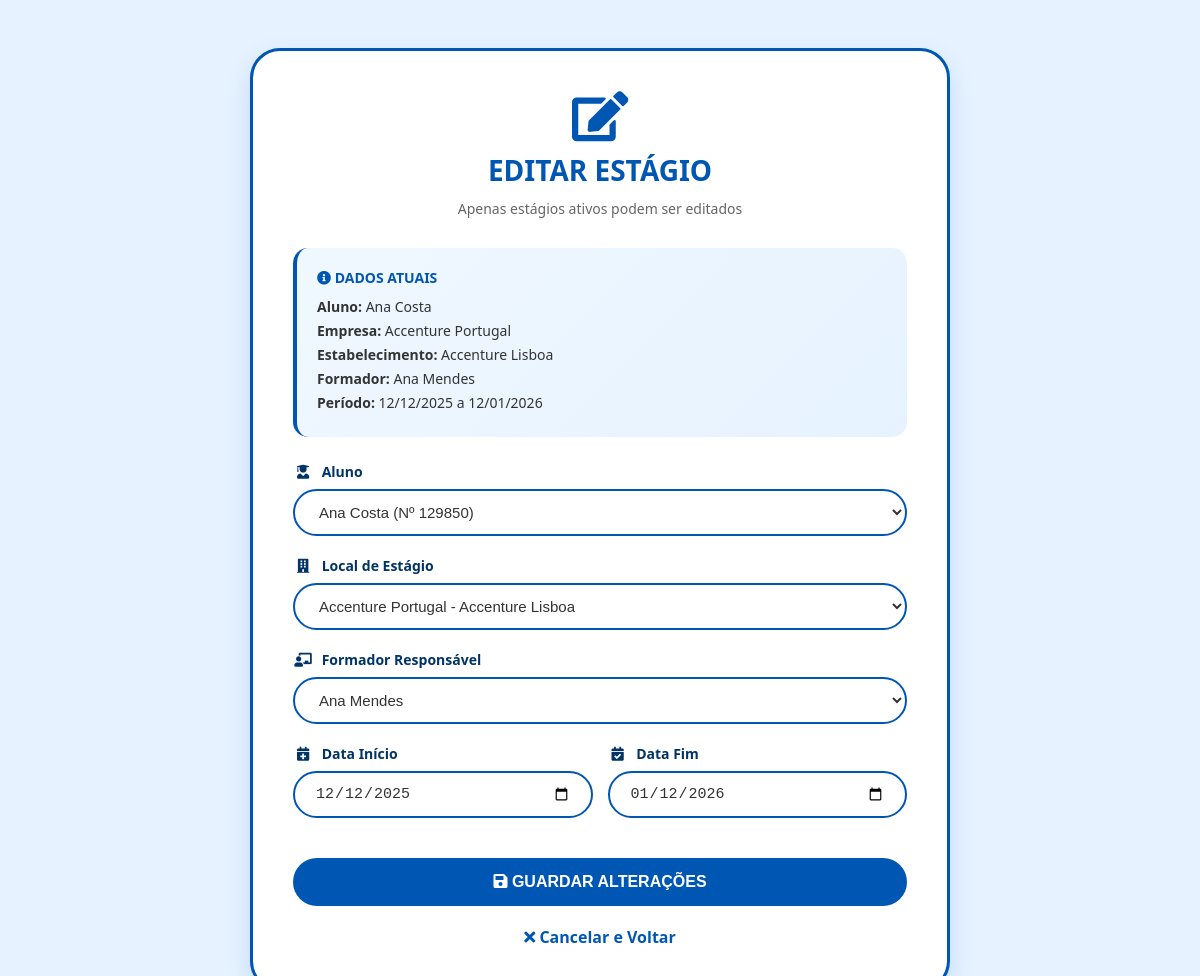
/webapp/editar_estagio.php?aluno=100&empresa=209&estab=312 (signed in), run on the app's committed database.
### tables this page shows
CREATE TABLE `estagio` (
  `estabelecimento_empresa_id` int(11) NOT NULL,
  `estabelecimento_id` int(11) NOT NULL,
  `aluno_id` int(11) NOT NULL,
  `formador_id` int(11) NOT NULL,
  `data_inicio` date DEFAULT NULL,
  `data_fim` date DEFAULT NULL,
  `nota_empresa` double DEFAULT NULL,
  `nota_escola` double NOT NULL,
  `nota_relatorio` double NOT NULL,
  `nota_procura` double NOT NULL,
  `nota_final` double DEFAULT NULL,
  `classificacao` tinyint(1) DEFAULT NULL
);

CREATE TABLE `utilizador` (
  `utilizador_id` int(11) NOT NULL,
  `login` varchar(150) DEFAULT NULL,
  `password` varchar(150) DEFAULT NULL,
  `nome` varchar(150) DEFAULT NULL,
  `tipo` enum('aluno','formador','administrativo','') NOT NULL
);

CREATE TABLE `empresa` (
  `responsavel_id` int(11) DEFAULT NULL,
  `empresa_id` int(11) NOT NULL,
  `num_contribuinte` char(9) DEFAULT NULL,
  `firma` varchar(150) DEFAULT NULL,
  `morada_sede` varchar(150) DEFAULT NULL,
  `localidade` varchar(150) DEFAULT NULL,
  `codigo_postal` char(8) DEFAULT NULL,
  `telefone` varchar(150) DEFAULT NULL,
  `email` varchar(150) DEFAULT NULL,
  `website` varchar(150) DEFAULT NULL,
  `tipo_organizacao` varchar(150) DEFAULT NULL,
  `observacoes` varchar(150) DEFAULT NULL
);

CREATE TABLE `estabelecimento` (
  `empresa_id` int(11) NOT NULL,
  `responsavel_id` int(11) NOT NULL,
  `zona_id` int(11) NOT NULL,
  `estabelecimento_id` int(11) NOT NULL,
  `nome_comercial` varchar(150) DEFAULT NULL,
  `morada` varchar(150) DEFAULT NULL,
  `localidade` varchar(150) DEFAULT NULL,
  `codigo_postal` varchar(150) DEFAULT NULL,
  `telefone` varchar(150) DEFAULT NULL,
  `email` varchar(150) DEFAULT NULL,
  `foto` int(11) DEFAULT NULL,
  `horario_funcionamento` varchar(150) DEFAULT NULL,
  `data_surgimento` date DEFAULT NULL,
  `aceitou_estagiarios` varchar(150) DEFAULT NULL,
  `observacoes` varchar(150) DEFAULT NULL
);

CREATE TABLE `aluno` (
  `turma_id` int(11) NOT NULL,
  `utilizador_id` int(11) NOT NULL,
  `numero` int(11) DEFAULT NULL,
  `observacoes` varchar(150) DEFAULT NULL
);

### webapp/editar_estagio.php (the view, shortened to what this page needs)
<?php
require 'db.php';
$aluno_id = $_GET['aluno'];
$empresa_id = $_GET['empresa'];
$estabelecimento_id = $_GET['estab'];
$sql = "SELECT
    e.*,
    u_aluno.nome as nome_aluno,
    emp.firma as nome_empresa,
    est.nome_comercial as nome_estabelecimento,
    u_formador.nome as nome_formador
FROM estagio e
JOIN aluno a ON e.aluno_id = a.utilizador_id
JOIN utilizador u_aluno ON a.utilizador_id = u_aluno.utilizador_id
JOIN estabelecimento est ON e.estabelecimento_empresa_id = est.empresa_id
                        AND e.estabelecimento_id = est.estabelecimento_id
JOIN empresa emp ON est.empresa_id = emp.empresa_id
JOIN formador f ON e.formador_id = f.utilizador_id
JOIN utilizador u_formador ON f.utilizador_id = u_formador.utilizador_id
WHERE e.aluno_id = ? AND e.estabelecimento_empresa_id = ? AND e.estabelecimento_id = ?";
$stmt = mysqli_prepare($conn, $sql);
mysqli_stmt_bind_param($stmt, "iii", $aluno_id, $empresa_id, $estabelecimento_id);
mysqli_stmt_execute($stmt);
$result = mysqli_stmt_get_result($stmt);
$estagio = mysqli_fetch_assoc($result);
$alunos = mysqli_query($conn, "SELECT u.utilizador_id, u.nome, a.numero
                                FROM aluno a
                                JOIN utilizador u ON a.utilizador_id = u.utilizador_id
                                ORDER BY u.nome");
$estabelecimentos = mysqli_query($conn, "SELECT est.empresa_id, est.estabelecimento_id,
                                                emp.firma, est.nome_comercial
                                        FROM estabelecimento est
                                        JOIN empresa emp ON est.empresa_id = emp.empresa_id
                                        ORDER BY emp.firma, est.nome_comercial");
$formadores = mysqli_query($conn, "SELECT u.utilizador_id, u.nome
                                FROM formador f
                                JOIN utilizador u ON f.utilizador_id = u.utilizador_id
                                ORDER BY u.nome");
?>
<!DOCTYPE html>
<html lang="pt">
<head>
    <link rel="stylesheet" href="https://cdnjs.cloudflare.com/ajax/libs/font-awesome/5.15.4/css/all.min.css">
</head>
<body>
    <div class="main-container">
        <div class="form-card">
            <div class="header-title">
                <i class="fas fa-edit"></i>
                <h1>Editar Estágio</h1>
                <p class="subtitle">Apenas estágios ativos podem ser editados</p>
            </div>
            <div class="info-box">
                <h3><i class="fas fa-info-circle"></i> Dados Atuais</h3>
                <p><strong>Aluno:</strong> <?php echo htmlspecialchars($estagio['nome_aluno']); ?></p>
                <p><strong>Empresa:</strong> <?php echo htmlspecialchars($estagio['nome_empresa']); ?></p>
                <p><strong>Estabelecimento:</strong> <?php echo htmlspecialchars($estagio['nome_estabelecimento']); ?></p>
                <p><strong>Formador:</strong> <?php echo htmlspecialchars($estagio['nome_formador']); ?></p>
                <p><strong>Período:</strong> <?php echo date('d/m/Y', strtotime($estagio['data_inicio'])); ?> a <?php echo date('d/m/Y', strtotime($estagio['data_fim'])); ?></p>
            </div>
            <form method="POST">
                <div class="input-group">
                    <label><i class="fas fa-user-graduate"></i> Aluno</label>
                    <select name="aluno_id" required>
                        <?php while ($aluno = mysqli_fetch_assoc($alunos)): ?>
                            <option value="<?php echo $aluno['utilizador_id']; ?>"
                                    <?php echo ($aluno['utilizador_id'] == $estagio['aluno_id']) ? 'selected' : ''; ?>>
                                <?php echo htmlspecialchars($aluno['nome'] . " (Nº " . $aluno['numero'] . ")"); ?>
                            </option>
                        <?php endwhile; ?>
                    </select>
                </div>
                <div class="input-group">
                    <label><i class="fas fa-building"></i> Local de Estágio</label>
                    <select name="estabelecimento_combinado" required>
                        <?php while ($local = mysqli_fetch_assoc($estabelecimentos)): ?>
                            <?php
                                $value = $local['empresa_id'] . '|' . $local['estabelecimento_id'];
                                $current = $estagio['estabelecimento_empresa_id'] . '|' . $estagio['estabelecimento_id'];
                            ?>
                            <option value="<?php echo $value; ?>"
                                    <?php echo ($value == $current) ? 'selected' : ''; ?>>
                                <?php echo htmlspecialchars($local['firma'] . ' - ' . $local['nome_comercial']); ?>
                            </option>
                        <?php endwhile; ?>
                    </select>
                </div>
                <div class="input-group">
                    <label><i class="fas fa-chalkboard-teacher"></i> Formador Responsável</label>
                    <select name="formador_id" required>
                        <?php while ($prof = mysqli_fetch_assoc($formadores)): ?>
                            <option value="<?php echo $prof['utilizador_id']; ?>"
                                    <?php echo ($prof['utilizador_id'] == $estagio['formador_id']) ? 'selected' : ''; ?>>
                                <?php echo htmlspecialchars($prof['nome']); ?>
                            </option>
                        <?php endwhile; ?>
                    </select>
                </div>
                <div class="date-row">
                    <div class="input-group">
                        <label><i class="fas fa-calendar-plus"></i> Data Início</label>
                        <input type="date"
                            name="data_inicio"
                            value="<?php echo $estagio['data_inicio']; ?>"
                            required>
                    </div>
                    <div class="input-group">
                        <label><i class="fas fa-calendar-check"></i> Data Fim</label>
                        <input type="date"
                            name="data_fim"
                            value="<?php echo $estagio['data_fim']; ?>"
                            required>
                    </div>
                </div>
                <button type="submit" class="btn-submit">
                    <i class="fas fa-save"></i> Guardar Alterações
                </button>
            </form>
            <a href="gerir_estagios.php" class="btn-back">
                <i class="fas fa-times"></i> Cancelar e Voltar
            </a>
        </div>
    </div>
</body>
</html>

### webapp/editar_estagio.php (style rules this page uses)
body { font-family: 'Segoe UI', Tahoma, Geneva, Verdana, sans-serif; background-color: #e6f2ff; padding: 40px 20px; display: flex; justify-content: center; align-items: flex-start; min-height: 100vh; }
.main-container { width: 100%; max-width: 700px; }
.form-card { background: white; padding: 40px; border-radius: 30px; border: 3px solid #0056b3; box-shadow: 0 10px 25px rgba(0, 86, 179, 0.15); }
.header-title { text-align: center; color: #0056b3; margin-bottom: 30px; }
.header-title i { font-size: 50px; margin-bottom: 10px; display: block; }
.header-title h1 { margin: 0; font-size: 28px; text-transform: uppercase; }
.header-title .subtitle { color: #666; font-size: 14px; margin-top: 10px; }
.info-box { background: linear-gradient(135deg, #f0f8ff 0%, #e6f2ff 100%); padding: 20px; border-radius: 15px; margin-bottom: 25px; border-left: 4px solid #0056b3; }
.info-box h3 { margin: 0 0 10px 0; color: #0056b3; font-size: 14px; text-transform: uppercase; }
.info-box p { margin: 5px 0; font-size: 14px; color: #333; }
.input-group { margin-bottom: 20px; }
label { display: block; margin-bottom: 8px; color: #003366; font-weight: bold; font-size: 14px; }
label i { width: 20px; text-align: center; margin-right: 5px; }
select, input[type="date"] { width: 100%; padding: 12px 20px; border: 2px solid #0056b3; border-radius: 50px; background-color: white; font-size: 15px; color: #333; outline: none; box-sizing: border-box; cursor: pointer; }
.btn-submit { width: 100%; background-color: #0056b3; color: white; border: none; padding: 15px; font-size: 16px; font-weight: bold; text-transform: uppercase; border-radius: 50px; cursor: pointer; transition: background 0.3s; margin-top: 20px; }
.btn-back { display: block; text-align: center; margin-top: 20px; color: #0056b3; text-decoration: none; font-weight: bold; }
.date-row { display: flex; gap: 15px; }
.date-row .input-group { flex: 1; }

### data on the page
estagio: utilizador.nome "Ana Costa", empresa.firma "Accenture Portugal", estabelecimento.nome_comercial "Accenture Lisboa", utilizador.nome "Ana Mendes", data_inicio "12/12/2025", data_fim "12/01/2026", estabelecimento_combinado "Accenture Portugal - Accenture Lisboa", formador_id "Ana Mendes", data_fim "01/12/2026"
utilizador: aluno_id "Ana Costa (Nº 129850)"
